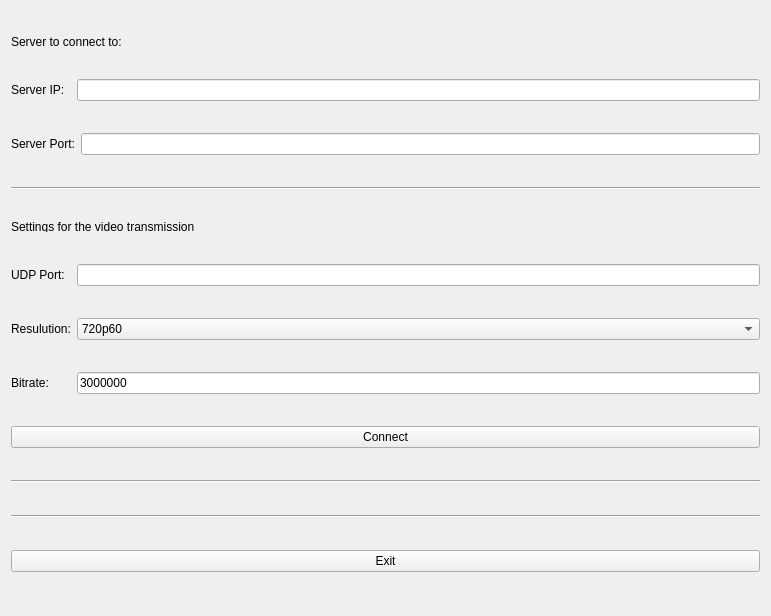
<?xml version="1.0" encoding="UTF-8"?>
<ui version="4.0">
 <class>ServerChooserWidget</class>
 <widget class="QWidget" name="ServerChooserWidget">
  <property name="geometry">
   <rect>
    <x>0</x>
    <y>0</y>
    <width>771</width>
    <height>616</height>
   </rect>
  </property>
  <property name="windowTitle">
   <string>Form</string>
  </property>
  <layout class="QGridLayout" name="gridLayout">
   <item row="1" column="0">
    <layout class="QHBoxLayout" name="horizontalLayout">
     <item>
      <widget class="QLabel" name="label_Serverip">
       <property name="minimumSize">
        <size>
         <width>60</width>
         <height>0</height>
        </size>
       </property>
       <property name="text">
        <string>Server IP:</string>
       </property>
      </widget>
     </item>
     <item>
      <widget class="QLineEdit" name="lineEdit_Serverip"/>
     </item>
    </layout>
   </item>
   <item row="4" column="0">
    <layout class="QHBoxLayout" name="horizontalLayout_2">
     <item>
      <widget class="QLabel" name="label_Serverport">
       <property name="minimumSize">
        <size>
         <width>60</width>
         <height>0</height>
        </size>
       </property>
       <property name="text">
        <string>Server Port:</string>
       </property>
      </widget>
     </item>
     <item>
      <widget class="QLineEdit" name="lineEdit_Serverport"/>
     </item>
    </layout>
   </item>
   <item row="13" column="0">
    <widget class="Line" name="line_2">
     <property name="orientation">
      <enum>Qt::Horizontal</enum>
     </property>
    </widget>
   </item>
   <item row="15" column="0">
    <widget class="QPushButton" name="pushButton_exit">
     <property name="text">
      <string>Exit</string>
     </property>
    </widget>
   </item>
   <item row="7" column="0">
    <widget class="Line" name="line">
     <property name="orientation">
      <enum>Qt::Horizontal</enum>
     </property>
    </widget>
   </item>
   <item row="0" column="0">
    <widget class="QLabel" name="label_Serverdesc">
     <property name="minimumSize">
      <size>
       <width>0</width>
       <height>0</height>
      </size>
     </property>
     <property name="maximumSize">
      <size>
       <width>16777215</width>
       <height>10</height>
      </size>
     </property>
     <property name="text">
      <string>Server to connect to:</string>
     </property>
    </widget>
   </item>
   <item row="14" column="0">
    <widget class="Line" name="line_3">
     <property name="orientation">
      <enum>Qt::Horizontal</enum>
     </property>
    </widget>
   </item>
   <item row="11" column="0">
    <layout class="QHBoxLayout" name="horizontalLayout_7">
     <item>
      <widget class="QLabel" name="label_4">
       <property name="minimumSize">
        <size>
         <width>60</width>
         <height>0</height>
        </size>
       </property>
       <property name="text">
        <string>Bitrate:</string>
       </property>
      </widget>
     </item>
     <item>
      <widget class="QLineEdit" name="lineEdit_Videobitrate">
       <property name="text">
        <string>3000000</string>
       </property>
      </widget>
     </item>
    </layout>
   </item>
   <item row="12" column="0">
    <widget class="QPushButton" name="pushButton_connect">
     <property name="text">
      <string>Connect</string>
     </property>
    </widget>
   </item>
   <item row="9" column="0">
    <layout class="QHBoxLayout" name="horizontalLayout_3">
     <item>
      <widget class="QLabel" name="label_Udpport">
       <property name="minimumSize">
        <size>
         <width>60</width>
         <height>0</height>
        </size>
       </property>
       <property name="text">
        <string>UDP Port:</string>
       </property>
      </widget>
     </item>
     <item>
      <widget class="QLineEdit" name="lineEdit_Udpport"/>
     </item>
    </layout>
   </item>
   <item row="8" column="0">
    <widget class="QLabel" name="label_Videodesc">
     <property name="maximumSize">
      <size>
       <width>16777215</width>
       <height>10</height>
      </size>
     </property>
     <property name="text">
      <string>Settings for the video transmission</string>
     </property>
    </widget>
   </item>
   <item row="10" column="0">
    <layout class="QHBoxLayout" name="horizontalLayout_4">
     <item>
      <widget class="QLabel" name="label">
       <property name="minimumSize">
        <size>
         <width>60</width>
         <height>0</height>
        </size>
       </property>
       <property name="maximumSize">
        <size>
         <width>60</width>
         <height>16777215</height>
        </size>
       </property>
       <property name="text">
        <string>Resulution:</string>
       </property>
      </widget>
     </item>
     <item>
      <widget class="QComboBox" name="comboBox_resolutionfps">
       <item>
        <property name="text">
         <string>720p60</string>
        </property>
       </item>
       <item>
        <property name="text">
         <string>720p30</string>
        </property>
       </item>
       <item>
        <property name="text">
         <string>1080p30</string>
        </property>
       </item>
       <item>
        <property name="text">
         <string>480p90</string>
        </property>
       </item>
       <item>
        <property name="text">
         <string>480p60</string>
        </property>
       </item>
       <item>
        <property name="text">
         <string>480p30</string>
        </property>
       </item>
      </widget>
     </item>
    </layout>
   </item>
  </layout>
 </widget>
 <resources/>
 <connections/>
</ui>
